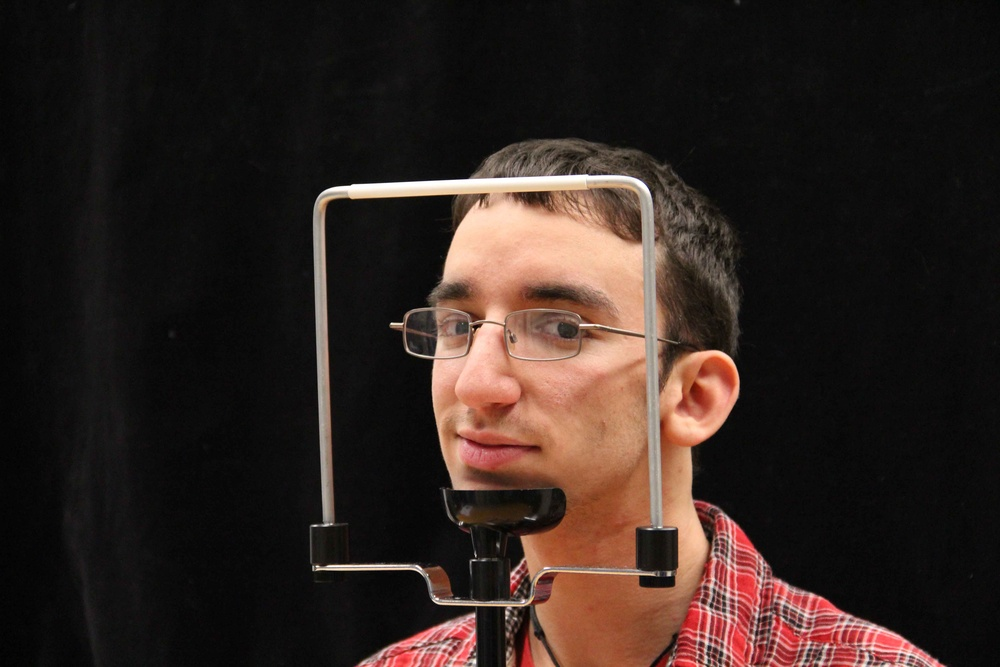
%> input picture Matlab/part2-neural network/Im (1010).jpg, 1000 x 667 px, shrunk from 5184 x 3456 before the run
$ octave --eval "result = pre_process(imread('../part2-neural network/Im (1010).jpg'));"   (GNU Octave 9; MATLAB toolbox functions it lacks are replaced by stand-ins)
%> lines starting %> are read from the running program, lines starting %| are printed output that depends on the picture; in (x1, y1, x2, y2) boxes, pixels count from 0 and x2, y2 are one past the last pixel; in counts of white or black regions, pixels touching at a corner belong together; the program's own positions count from 1
### Matlab/part1-particle filter/im_denoise.m
function L=im_denoise(I)% remove noise from image
L(:,:,1)=medfilt2(I(:,:,1));
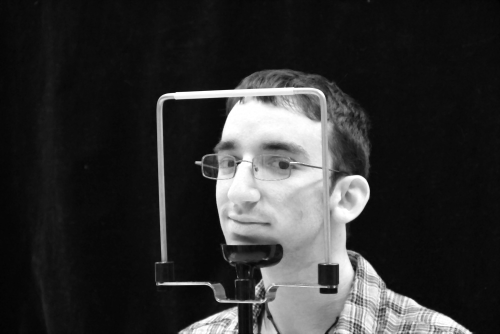
%> L: size 667x1000 uint8 (shown at 1/2 size); min 0, max 255, mean 49.1
L(:,:,2)=medfilt2(I(:,:,2));
L(:,:,3)=medfilt2(I(:,:,3));
%> L: size 667x1000x3 uint8

### Matlab/part1-particle filter/pre_process.m
function In=pre_process(Im)
Im=im_denoise(Im);
I=rgb2ycbcr(Im);% Convert RGB color space to YCbCr
%> I: size 667x1000x3 uint8; mean of channels 1, 2, 3 50.1, 124.1, 133.9
level=graythresh(im2double(I(:,:,3)));%threshold by otsu method on cr component
%> level = 0.565
I_bw=im2bw(im2double(I(:,:,3)),level);
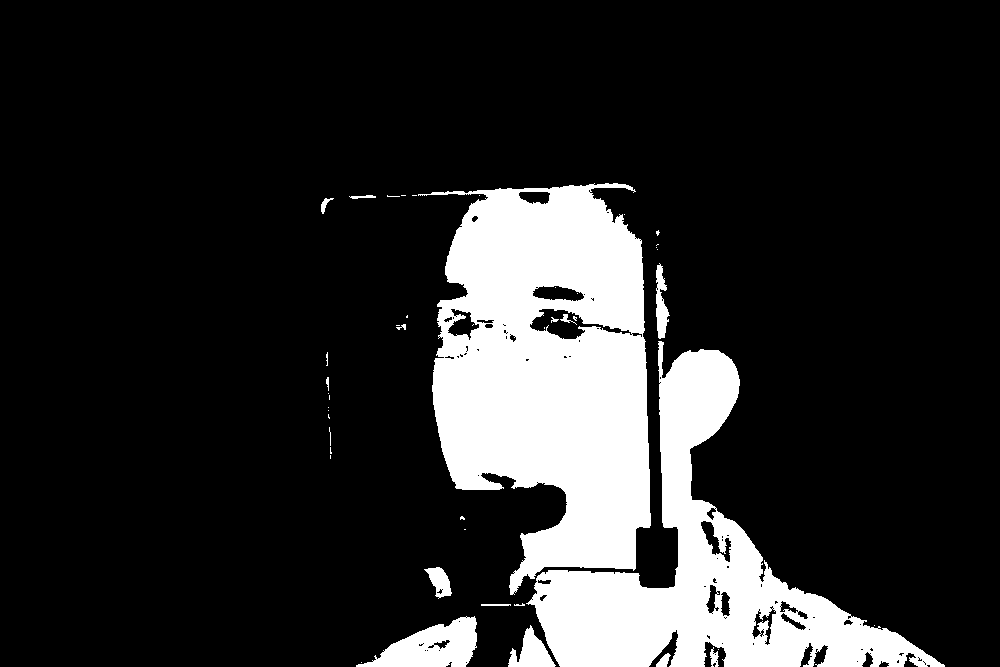
%> I_bw: size 667x1000 logical; 16.5% white; 46 white regions (30 under 20 px), largest, box (x1, y1, x2, y2) and area: (418, 183, 651, 595) 63673, (526, 341, 945, 667) 40029, (356, 616, 477, 667) 3446
BW2 = bwareafilt(I_bw,1);%keep the face(the largest area)
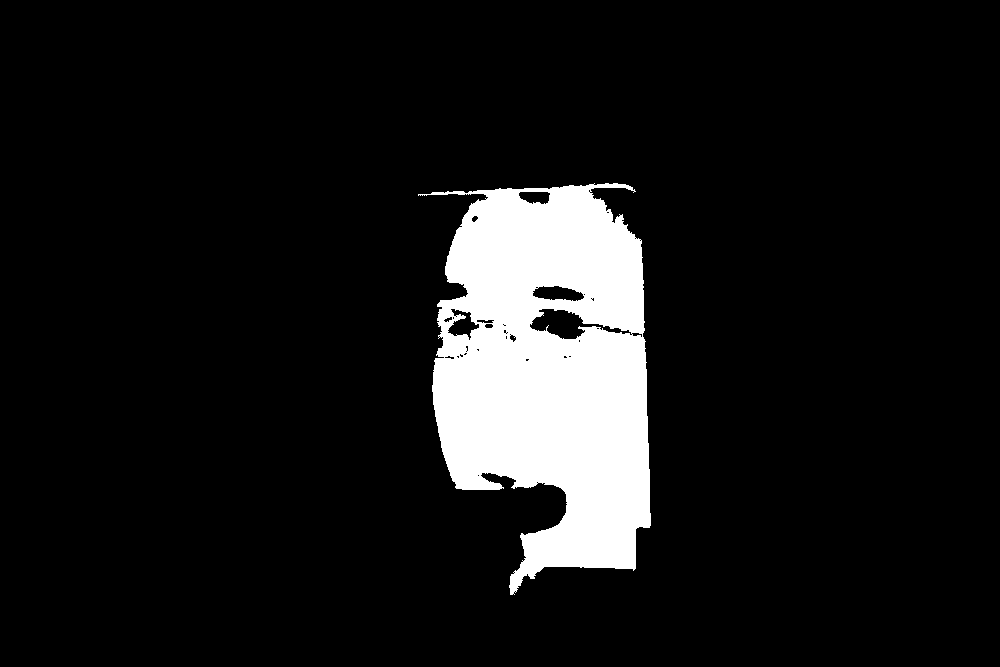
%> BW2: size 667x1000 logical; 9.5% white; 1 white region, box (x1, y1, x2, y2) and area: (418, 183, 651, 595) 63673
B1 = imfill(BW2,'holes');%Generate mask of face
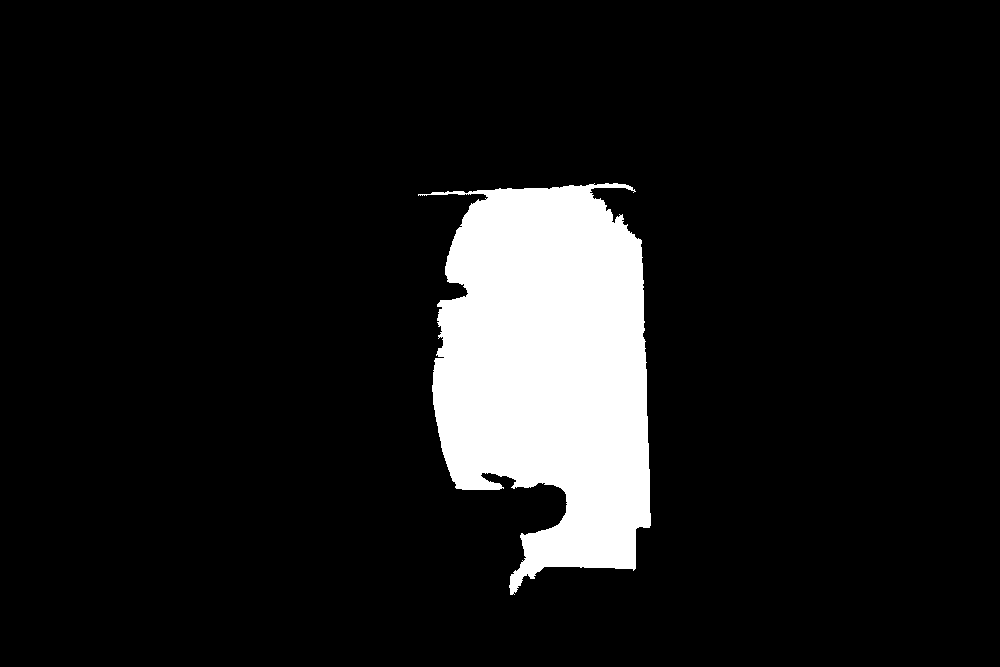
%> B1: size 667x1000 logical; 10% white; 1 white region, box (x1, y1, x2, y2) and area: (418, 183, 651, 595) 66455
B1=double(B1);
Im=im2double(Im);
% applying mask on image
In(:,:,1)=B1.*Im(:,:,1);
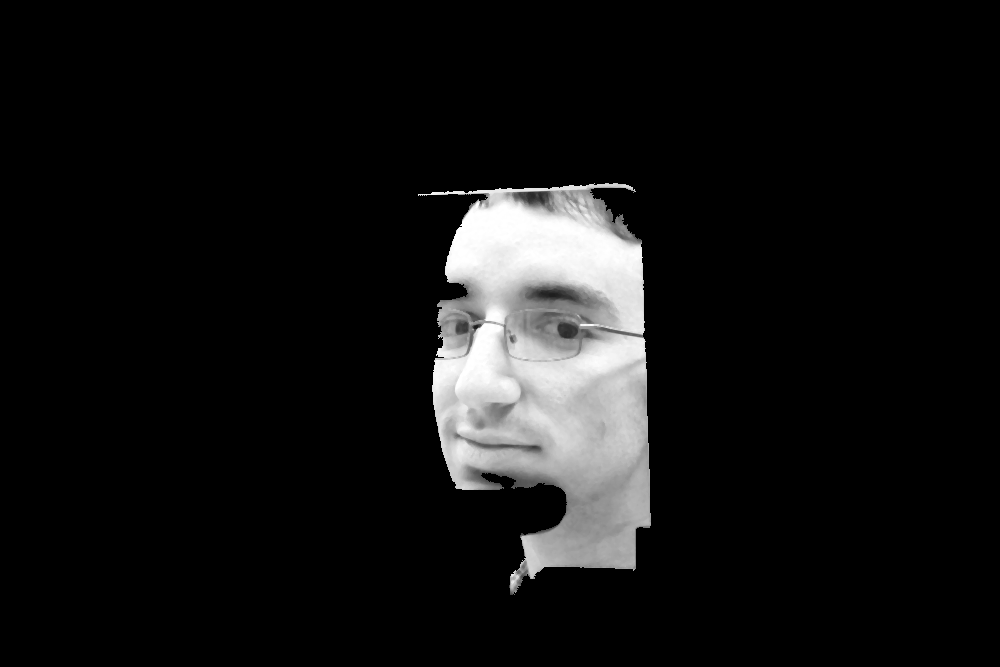
%> In: size 667x1000 double; min 0, max 1, mean 0.0748
In(:,:,2)=B1.*Im(:,:,2);
In(:,:,3)=B1.*Im(:,:,3);
%> In: size 667x1000x3 double; mean of channels 1, 2, 3 0.0748, 0.0518, 0.0411
figure,imshow(In);
title('pre process')

$ run again, on Matlab/part2-neural network/Im (102).jpg
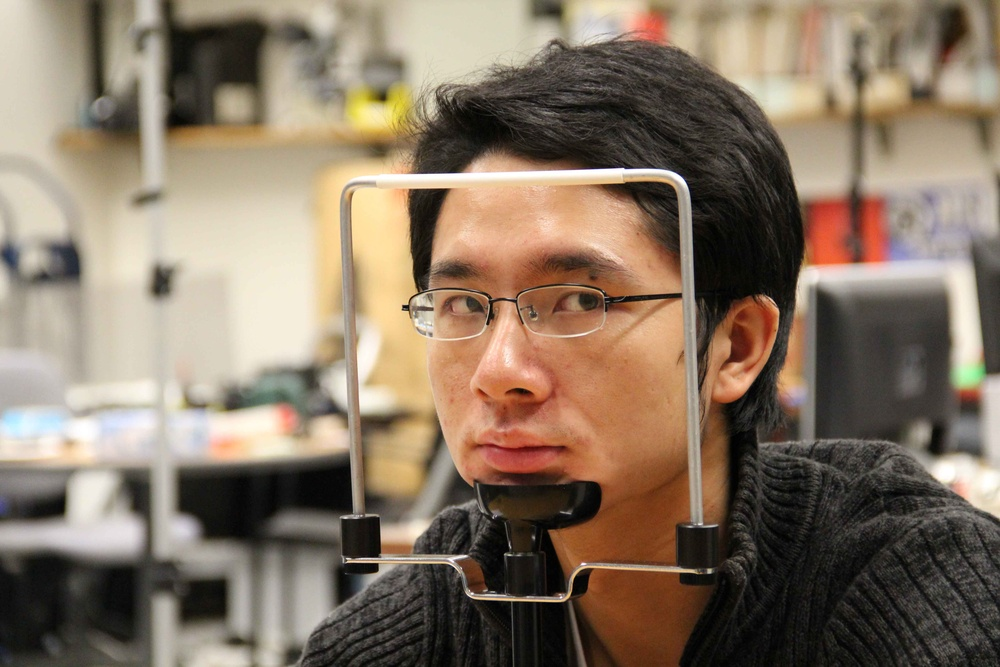
%> input picture Matlab/part2-neural network/Im (102).jpg, 1000 x 667 px, shrunk from 5184 x 3456 before the run
%> in im_denoise, `L(:,:,1)=medfilt2(I(:,:,1));`:
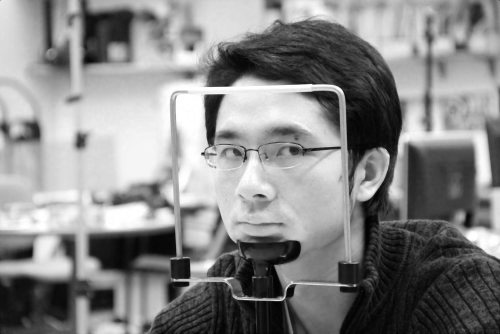
%> L: size 667x1000 uint8 (shown at 1/2 size); min 0, max 255, mean 134.8
%> I: size 667x1000x3 uint8; mean of channels 1, 2, 3 119.8, 117.7, 136.7
%> level = 0.561
%> I_bw: size 667x1000 logical; 20.3% white; 65 white regions (32 under 20 px), largest, box (x1, y1, x2, y2) and area: (345, 176, 691, 578) 91223, (578, 565, 699, 667) 9202, (699, 295, 779, 524) 8179
%> BW2: size 667x1000 logical; 13.7% white; 1 white region, box (x1, y1, x2, y2) and area: (345, 176, 691, 578) 91223
%> in pre_process, `In(:,:,1)=B1.*Im(:,:,1);`:
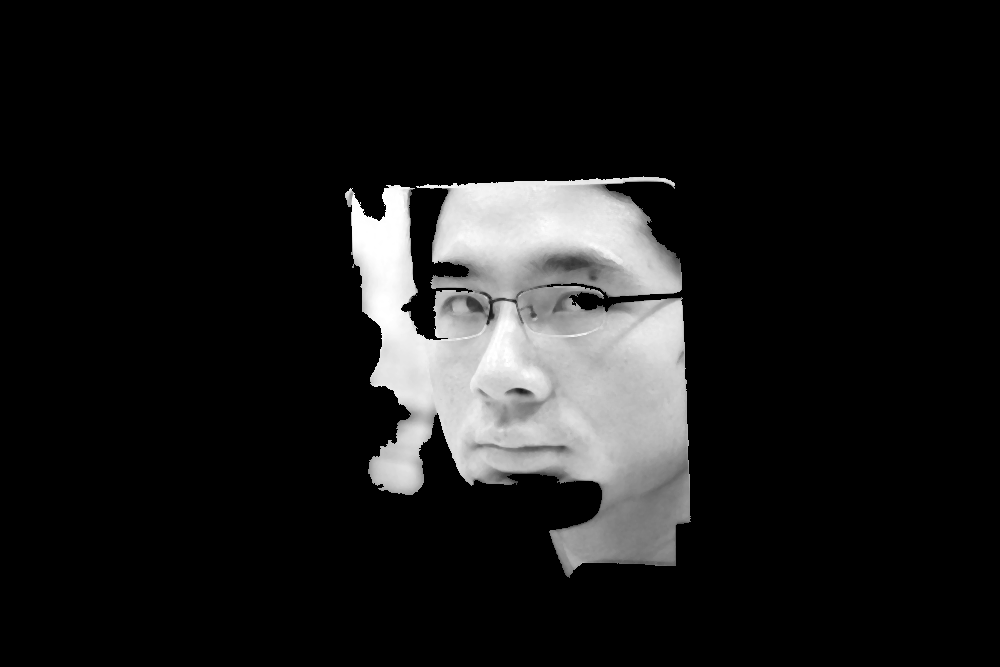
%> In: size 667x1000 double; min 0, max 1, mean 0.104

$ run again, on Matlab/part2-neural network/Im (110).jpg
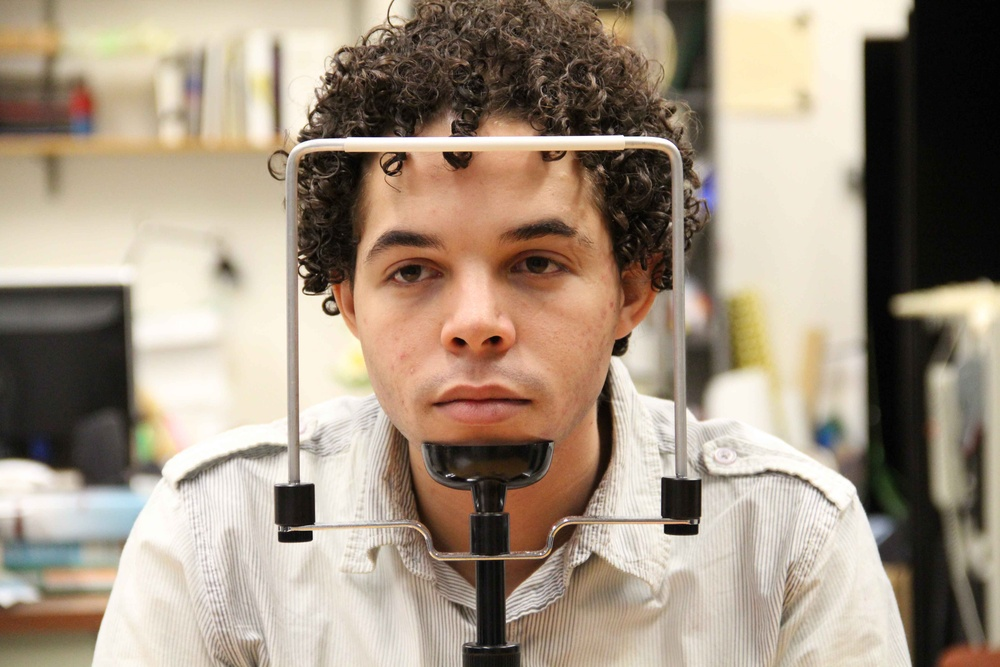
%> input picture Matlab/part2-neural network/Im (110).jpg, 1000 x 667 px, shrunk from 5184 x 3456 before the run
%> in im_denoise, `L(:,:,1)=medfilt2(I(:,:,1));`:
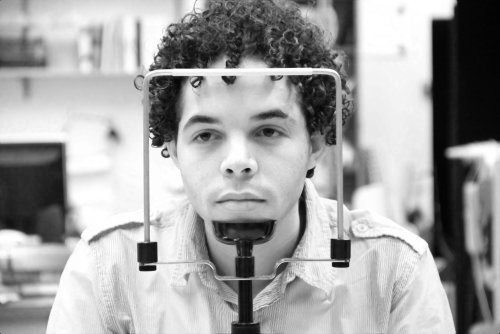
%> L: size 667x1000 uint8 (shown at 1/2 size); min 0, max 255, mean 161.7
%> I: size 667x1000x3 uint8; mean of channels 1, 2, 3 143.9, 118.2, 136
%> level = 0.561
%> I_bw: size 667x1000 logical; 15% white; 107 white regions (71 under 20 px), largest, box (x1, y1, x2, y2) and area: (296, 143, 672, 554) 80804, (0, 134, 255, 156) 3829, (0, 595, 107, 634) 3101
%> BW2: size 667x1000 logical; 12.1% white; 1 white region, box (x1, y1, x2, y2) and area: (296, 143, 672, 554) 80804
%> in pre_process, `In(:,:,1)=B1.*Im(:,:,1);`:
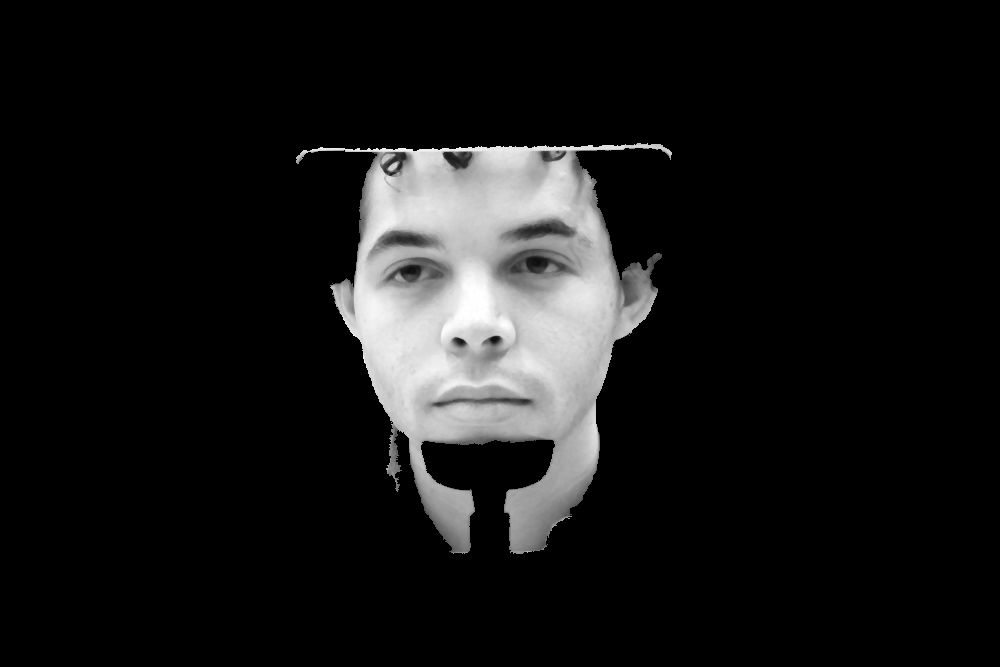
%> In: size 667x1000 double; min 0, max 1, mean 0.0885
